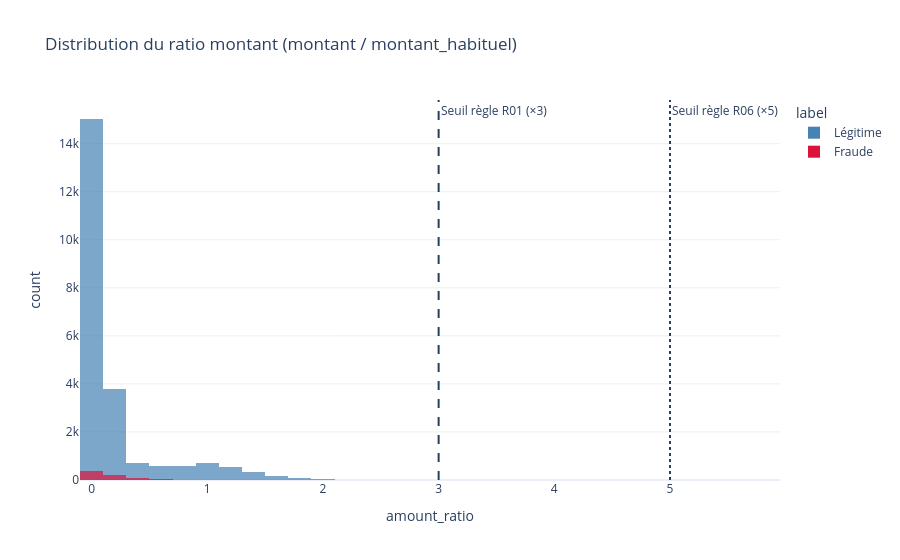

The cell this chart's notebook holds for it:
### Code cell
# Distribution de amount_ratio
fig = px.histogram(
    df_all[df_all['amount_ratio'] < 20],
    x='amount_ratio', color='label', nbins=50, barmode='overlay', opacity=0.7,
    color_discrete_map={'Fraude': 'crimson', 'Légitime': 'steelblue'},
    title='Distribution du ratio montant (montant / montant_habituel)'
)
fig.add_vline(x=3, line_dash='dash', annotation_text='Seuil règle R01 (×3)')
fig.add_vline(x=5, line_dash='dot',  annotation_text='Seuil règle R06 (×5)')
fig.show()

### Figure 1 — Plotly figure (JSON) as saved in the notebook; plotly's stock layout.template omitted (floating-point values rounded to 4 significant figures; data arrays with more than 128 entries replaced by an {"elided": "..."} marker saying what was removed)
{"data": [{"bingroup": "x", "hovertemplate": "label=Légitime<br>amount_ratio=%{x}<br>count=%{y}<extra></extra>", "legendgroup": "Légitime", "marker": {"color": "steelblue", "opacity": 0.7, "pattern": {"shape": ""}}, "name": "Légitime", "nbinsx": 50, "orientation": "v", "showlegend": true, "type": "histogram", "x": {"elided": "22565 float values"}, "xaxis": "x", "yaxis": "y"}, {"bingroup": "x", "hovertemplate": "label=Fraude<br>amount_ratio=%{x}<br>count=%{y}<extra></extra>", "legendgroup": "Fraude", "marker": {"color": "crimson", "opacity": 0.7, "pattern": {"shape": ""}}, "name": "Fraude", "nbinsx": 50, "orientation": "v", "showlegend": true, "type": "histogram", "x": {"elided": "749 float values"}, "xaxis": "x", "yaxis": "y"}], "layout": {"annotations": [{"showarrow": false, "text": "Seuil règle R01 (×3)", "x": 3, "xanchor": "left", "xref": "x", "y": 1, "yanchor": "top", "yref": "y domain"}, {"showarrow": false, "text": "Seuil règle R06 (×5)", "x": 5, "xanchor": "left", "xref": "x", "y": 1, "yanchor": "top", "yref": "y domain"}], "barmode": "overlay", "legend": {"title": {"text": "label"}, "tracegroupgap": 0}, "shapes": [{"line": {"dash": "dash"}, "type": "line", "x0": 3, "x1": 3, "xref": "x", "y0": 0, "y1": 1, "yref": "y domain"}, {"line": {"dash": "dot"}, "type": "line", "x0": 5, "x1": 5, "xref": "x", "y0": 0, "y1": 1, "yref": "y domain"}], "title": {"text": "Distribution du ratio montant (montant / montant_habituel)"}, "xaxis": {"anchor": "y", "domain": [0, 1], "title": {"text": "amount_ratio"}}, "yaxis": {"anchor": "x", "domain": [0, 1], "title": {"text": "count"}}}}
